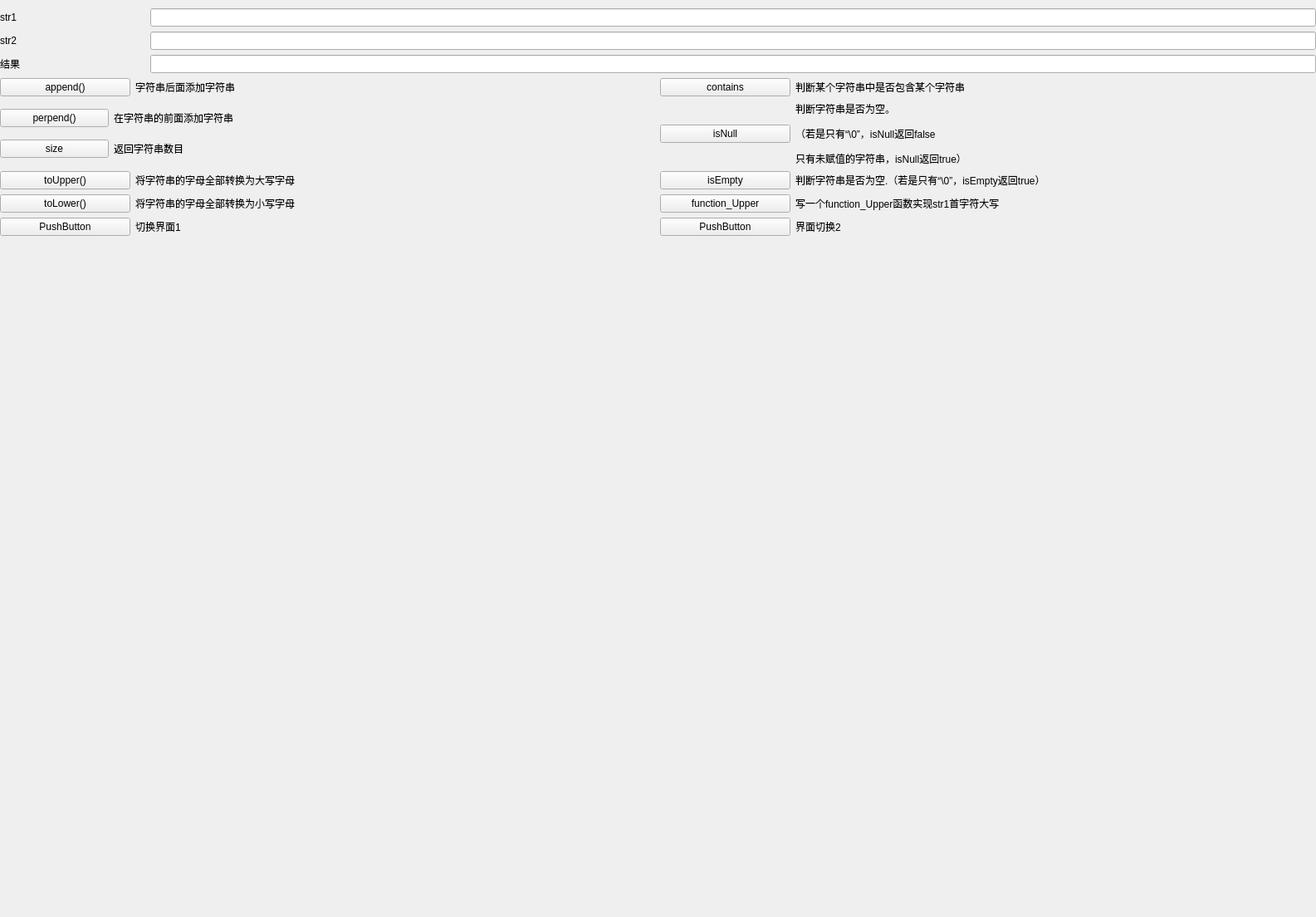
<?xml version="1.0" encoding="UTF-8"?>
<ui version="4.0">
 <class>Interface_MainWindow</class>
 <widget class="QMainWindow" name="Interface_MainWindow">
  <property name="geometry">
   <rect>
    <x>0</x>
    <y>0</y>
    <width>1585</width>
    <height>1104</height>
   </rect>
  </property>
  <property name="windowTitle">
   <string>MainWindow</string>
  </property>
  <widget class="QWidget" name="centralwidget">
   <layout class="QVBoxLayout" name="verticalLayout_2" stretch="1,4,0">
    <property name="leftMargin">
     <number>0</number>
    </property>
    <property name="topMargin">
     <number>10</number>
    </property>
    <property name="rightMargin">
     <number>0</number>
    </property>
    <property name="bottomMargin">
     <number>0</number>
    </property>
    <item>
     <layout class="QGridLayout" name="gridLayout" rowstretch="1,0,0" columnstretch="1,8">
      <property name="sizeConstraint">
       <enum>QLayout::SetDefaultConstraint</enum>
      </property>
      <item row="2" column="0">
       <widget class="QLabel" name="label_3">
        <property name="text">
         <string>结果</string>
        </property>
       </widget>
      </item>
      <item row="1" column="0">
       <widget class="QLabel" name="labelstr2">
        <property name="text">
         <string>str2</string>
        </property>
       </widget>
      </item>
      <item row="0" column="0">
       <widget class="QLabel" name="labelstr1">
        <property name="text">
         <string>str1</string>
        </property>
       </widget>
      </item>
      <item row="1" column="1">
       <widget class="QLineEdit" name="lineEdit2"/>
      </item>
      <item row="0" column="1">
       <widget class="QLineEdit" name="lineEdit1"/>
      </item>
      <item row="2" column="1">
       <widget class="QLineEdit" name="lineEdit3"/>
      </item>
     </layout>
    </item>
    <item>
     <layout class="QGridLayout" name="gridLayout_3" rowstretch="0,0,0,0,0,0" columnstretch="1,4,1,4">
      <item row="0" column="0">
       <widget class="QPushButton" name="pushButton_1">
        <property name="text">
         <string>append()</string>
        </property>
       </widget>
      </item>
      <item row="0" column="2">
       <widget class="QPushButton" name="pushButton_6">
        <property name="text">
         <string>contains</string>
        </property>
       </widget>
      </item>
      <item row="1" column="3">
       <widget class="QLabel" name="label_2">
        <property name="text">
         <string>&lt;html&gt;&lt;head/&gt;&lt;body&gt;&lt;p&gt;判断字符串是否为空。&lt;/p&gt;&lt;p&gt;（若是只有“\0”，isNull返回false&lt;/p&gt;&lt;p&gt;只有未赋值的字符串，isNull返回true）&lt;/p&gt;&lt;/body&gt;&lt;/html&gt;</string>
        </property>
        <property name="textFormat">
         <enum>Qt::RichText</enum>
        </property>
       </widget>
      </item>
      <item row="0" column="3">
       <widget class="QLabel" name="label">
        <property name="text">
         <string>判断某个字符串中是否包含某个字符串</string>
        </property>
       </widget>
      </item>
      <item row="0" column="1">
       <widget class="QLabel" name="label_but1">
        <property name="text">
         <string>字符串后面添加字符串</string>
        </property>
       </widget>
      </item>
      <item row="3" column="2">
       <widget class="QPushButton" name="pushButton_8">
        <property name="text">
         <string>isEmpty</string>
        </property>
       </widget>
      </item>
      <item row="3" column="0">
       <widget class="QPushButton" name="pushButton_3">
        <property name="text">
         <string>toUpper()</string>
        </property>
       </widget>
      </item>
      <item row="3" column="3">
       <widget class="QLabel" name="label_4">
        <property name="text">
         <string>判断字符串是否为空.（若是只有“\0”，isEmpty返回true）</string>
        </property>
       </widget>
      </item>
      <item row="3" column="1">
       <widget class="QLabel" name="label_but3">
        <property name="text">
         <string>将字符串的字母全部转换为大写字母</string>
        </property>
       </widget>
      </item>
      <item row="4" column="0">
       <widget class="QPushButton" name="pushButton_4">
        <property name="text">
         <string>toLower()</string>
        </property>
       </widget>
      </item>
      <item row="4" column="2">
       <widget class="QPushButton" name="pushButton_9">
        <property name="text">
         <string>function_Upper</string>
        </property>
       </widget>
      </item>
      <item row="4" column="3">
       <widget class="QLabel" name="label_5">
        <property name="text">
         <string>写一个function_Upper函数实现str1首字符大写</string>
        </property>
       </widget>
      </item>
      <item row="5" column="0">
       <widget class="QPushButton" name="pushButton_5">
        <property name="text">
         <string>PushButton</string>
        </property>
       </widget>
      </item>
      <item row="4" column="1">
       <widget class="QLabel" name="label_but4">
        <property name="text">
         <string>将字符串的字母全部转换为小写字母</string>
        </property>
       </widget>
      </item>
      <item row="1" column="2">
       <widget class="QPushButton" name="pushButton_7">
        <property name="text">
         <string>isNull</string>
        </property>
       </widget>
      </item>
      <item row="5" column="3">
       <widget class="QLabel" name="label_6">
        <property name="text">
         <string>界面切换2</string>
        </property>
       </widget>
      </item>
      <item row="5" column="1">
       <widget class="QLabel" name="label_but5">
        <property name="text">
         <string>切换界面1</string>
        </property>
       </widget>
      </item>
      <item row="5" column="2">
       <widget class="QPushButton" name="pushButton_10">
        <property name="text">
         <string>PushButton</string>
        </property>
       </widget>
      </item>
      <item row="1" column="0" colspan="2">
       <layout class="QGridLayout" name="gridLayout_2" columnstretch="1,5">
        <item row="1" column="0">
         <widget class="QPushButton" name="pushButton_2_2">
          <property name="text">
           <string>size</string>
          </property>
         </widget>
        </item>
        <item row="0" column="0">
         <widget class="QPushButton" name="pushButton_2_1">
          <property name="text">
           <string>perpend()</string>
          </property>
         </widget>
        </item>
        <item row="0" column="1">
         <widget class="QLabel" name="label_7">
          <property name="text">
           <string>在字符串的前面添加字符串</string>
          </property>
         </widget>
        </item>
        <item row="1" column="1">
         <widget class="QLabel" name="label_8">
          <property name="text">
           <string>返回字符串数目</string>
          </property>
         </widget>
        </item>
       </layout>
      </item>
     </layout>
    </item>
    <item>
     <widget class="QStackedWidget" name="stackedWidget">
      <property name="minimumSize">
       <size>
        <width>0</width>
        <height>300</height>
       </size>
      </property>
      <property name="currentIndex">
       <number>0</number>
      </property>
      <widget class="QWidget" name="page">
       <layout class="QVBoxLayout" name="verticalLayout_3">
        <item>
         <widget class="QLabel" name="label_page1">
          <property name="sizePolicy">
           <sizepolicy hsizetype="Ignored" vsizetype="Preferred">
            <horstretch>0</horstretch>
            <verstretch>0</verstretch>
           </sizepolicy>
          </property>
          <property name="text">
           <string/>
          </property>
          <property name="pixmap">
           <pixmap>../../cmake-build-debug-qt_mingw/fig/wallhaven-3z32j3.jpg</pixmap>
          </property>
          <property name="scaledContents">
           <bool>false</bool>
          </property>
         </widget>
        </item>
       </layout>
      </widget>
      <widget class="QWidget" name="page_2">
       <layout class="QVBoxLayout" name="verticalLayout_4">
        <item>
         <widget class="QLabel" name="label_9">
          <property name="sizePolicy">
           <sizepolicy hsizetype="Ignored" vsizetype="Preferred">
            <horstretch>0</horstretch>
            <verstretch>0</verstretch>
           </sizepolicy>
          </property>
          <property name="text">
           <string/>
          </property>
          <property name="pixmap">
           <pixmap>../../cmake-build-debug-qt_mingw/fig/wallhaven-j3mmdw.jpg</pixmap>
          </property>
         </widget>
        </item>
       </layout>
      </widget>
     </widget>
    </item>
   </layout>
  </widget>
 </widget>
 <resources/>
 <connections/>
</ui>
